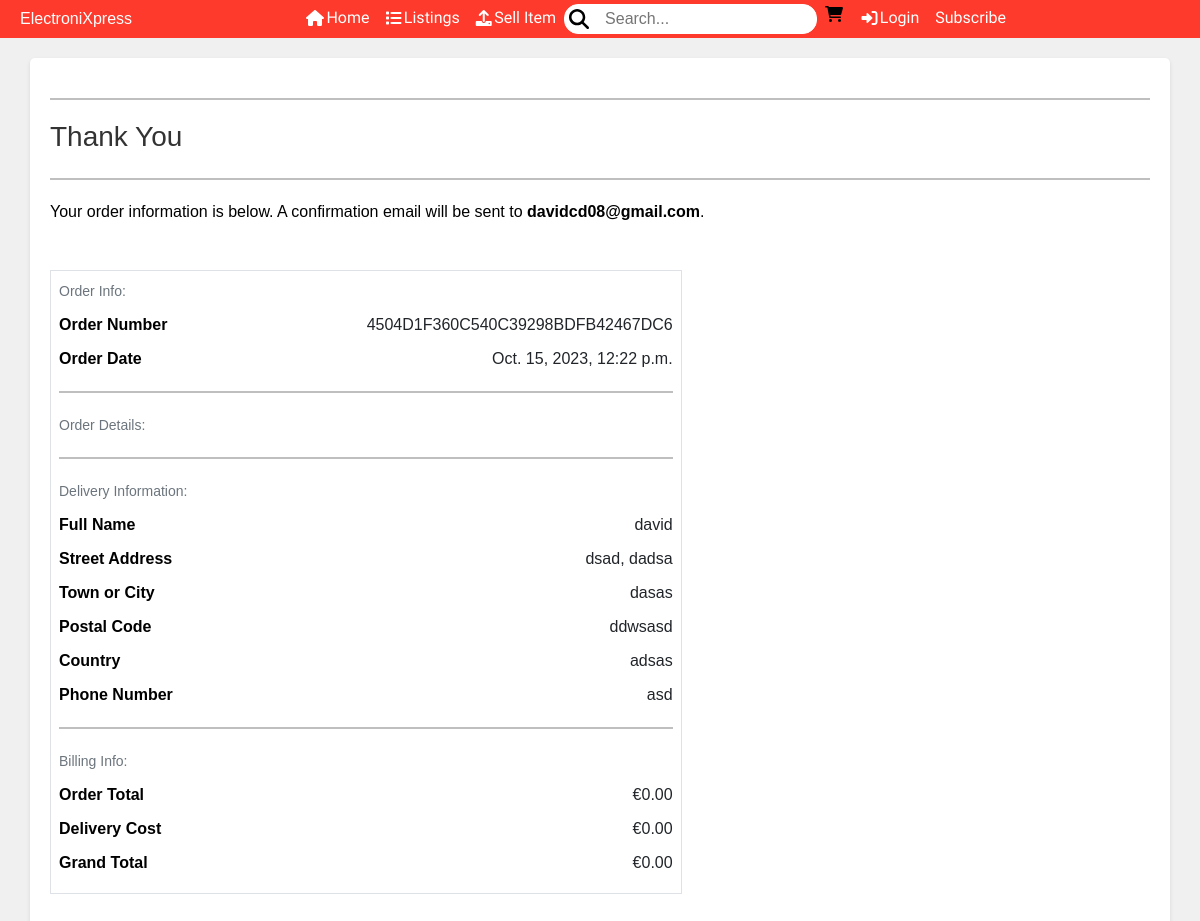
Screenshot of /checkout/success/4504D1F360C540C39298BDFB42467DC6 with the database file from the repository.
### checkout/models.py (models this page shows, shortened)
class Order(models.Model):
    order_number = models.CharField(max_length=32, null=False, editable=False)
    full_name = models.CharField(max_length=50, null=False, blank=False)
    email = models.EmailField(max_length=254, null=False, blank=False)
    phone_number = models.CharField(max_length=20, null=False, blank=False)
    user_profile = models.ForeignKey(
        UserProfile,
        on_delete=models.SET_NULL,
        null=True,
        blank=True,
        related_name="orders",
    )
    country = CountryField(blank_label="Country *", null=False, blank=False)
    postcode = models.CharField(max_length=20, null=True, blank=True)
    town_or_city = models.CharField(max_length=40, null=False, blank=False)
    street_address1 = models.CharField(max_length=80, null=False, blank=False)
    street_address2 = models.CharField(max_length=80, null=True, blank=True)
    county = models.CharField(max_length=80, null=True, blank=True)
    date = models.DateTimeField(auto_now_add=True)
    delivery_cost = models.DecimalField(
        max_digits=6, decimal_places=2, null=False, default=0
    )
    order_total = models.DecimalField(
        max_digits=10, decimal_places=2, null=False, default=0
    )
    grand_total = models.DecimalField(
        max_digits=10, decimal_places=2, null=False, default=0
    )
    original_bag = models.TextField(null=False, blank=False, default="")
    stripe_pid = models.CharField(
        max_length=254, null=False, blank=False, default="")

### checkout/views.py (the view, shortened to what this page needs)
# urls.py: path("success/<order_number>", views.checkout_success, name="success"),
def checkout_success(request, order_number):
    save_info = request.session.get("save_info")
    order = get_object_or_404(Order, order_number=order_number)
    messages.success(
        request,
        f"Order successfully processed! \
        Your order number is {order_number}. A confirmation \
        email will be sent to {order.email}.",
    )
    if "bag" in request.session:
        del request.session["bag"]
    template = "checkout/success.html"
    context = {
        "order": order,
    }
    return render(request, template, context)

### checkout/templates/checkout/success.html (shortened to what this page needs)
{% extends "base.html" %}
{% load static %}
{% load crispy_forms_tags %}
{% block content %}
<link rel="stylesheet" href="{% static 'css/success.css' %}" />
    <div class="container">
        <div class="row">
            <div class="col">
                <hr>
                <h2 class="logo-font mb-4">Thank You</h2>
                <hr>
                <p class="text-black">Your order information is below. A confirmation email will be sent to <strong>{{ order.email }}</strong>.</p>
            </div>
        </div>
        <div class="row">
            <div class="col-12 col-lg-7">
                <div class="order-confirmation-wrapper p-2 border">
                    <div class="row">
                        <div class="col">
                            <small class="text-muted">Order Info:</small>
                        </div>
                    </div>
                    <div class="row">
                        <div class="col-12 col-md-4">
                            <p class="mb-0 text-black font-weight-bold">Order Number</p>
                        </div>
                        <div class="col-12 col-md-8 text-md-right">
                            <p class="mb-0">{{ order.order_number }}</p>
                        </div>
                    </div>
                    <div class="row">
                        <div class="col-12 col-md-4">
                            <p class="mb-0 text-black font-weight-bold">Order Date</p>
                        </div>
                        <div class="col-12 col-md-8 text-md-right">
                            <p class="mb-0">{{ order.date }}</p>
                        </div>
                    </div>
                    <hr>
                    <div class="row">
                        <div class="col">
                            <small class="text-muted">Order Details:</small>
                        </div>
                    </div>
                    <hr>
                    <div class="row">
                        <div class="col">
                            <small class="text-muted">Delivery Information:</small>
                        </div>
                    </div>
                    <div class="row">
                        <div class="col-12 col-md-4">
                            <p class="mb-0 text-black font-weight-bold">Full Name</p>
                        </div>
                        <div class="col-12 col-md-8 text-md-right">
                            <p class="mb-0">{{ order.full_name }}</p>
                        </div>
                    </div>
                    <div class="row">
                        <div class="col-12 col-md-4">
                            <p class="mb-0 text-black font-weight-bold">Street Address</p>
                        </div>
                        <div class="col-12 col-md-8 text-md-right">
                            <p class="mb-0">{{ order.street_address1 }}{% if order.street_address2 %}, {{ order.street_address2 }}{% endif %}</p>
                        </div>
                    </div>
                    <div class="row">
                        <div class="col-12 col-md-4">
                            <p class="mb-0 text-black font-weight-bold">Town or City</p>
                        </div>
                        <div class="col-12 col-md-8 text-md-right">
                            <p class="mb-0">{{ order.town_or_city }}</p>
                        </div>
                    </div>
                    <div class="row">
                        <div class="col-12 col-md-4">
                            <p class="mb-0 text-black font-weight-bold">Postal Code</p>
                        </div>
                        <div class="col-12 col-md-8 text-md-right">
                            <p class="mb-0">{{ order.postcode }}</p>
                        </div>
                    </div>
                    <div class="row">
                        <div class="col-12 col-md-4">
                            <p class="mb-0 text-black font-weight-bold">Country</p>
                        </div>
                        <div class="col-12 col-md-8 text-md-right">
                            <p class="mb-0">{{ order.country }}</p>
                        </div>
                    </div>
                    <div class="row">
                        <div class="col-12 col-md-4">
                            <p class="mb-0 text-black font-weight-bold">Phone Number</p>
                        </div>
                        <div class="col-12 col-md-8 text-md-right">
                            <p class="mb-0">{{ order.phone_number }}</p>
                        </div>
                    </div>
                    <hr>
                    <div class="row">
                        <div class="col">
                            <small class="text-muted">Billing Info:</small>
                        </div>
                    </div>
                    <div class="row">
                        <div class="col-12 col-md-4">
                            <p class="mb-0 text-black font-weight-bold">Order Total</p>
                        </div>
                        <div class="col-12 col-md-8 text-md-right">
                            <p class="mb-0">€{{ order.order_total }}</p>
                        </div>
                    </div>
                    <div class="row">
                        <div class="col-12 col-md-4">
                            <p class="mb-0 text-black font-weight-bold">Delivery Cost</p>
                        </div>
                        <div class="col-12 col-md-8 text-md-right">
                            <p class="mb-0">€{{ order.delivery_cost }}</p>
                        </div>
                    </div>
                    <div class="row">
                        <div class="col-12 col-md-4">
                            <p class="mb-0 text-black font-weight-bold">Grand Total</p>
                        </div>
                        <div class="col-12 col-md-8 text-md-right">
                            <p class="mb-0">€{{ order.grand_total }}</p>
                        </div>
                    </div>
                </div>
            </div>
        </div>
    </div>
{% endblock %}

### static/css/success.css (style rules this page uses)
* { margin: 0; padding: 0; box-sizing: border-box; }
body { font-family: Arial, sans-serif; background-color: #f0f0f0; }
.container { background-color: #fff; border-radius: 5px; padding: 20px; margin-top: 20px; box-shadow: 0 2px 4px rgba(0, 0, 0, 0.1); }
hr { border: 1px solid #000; margin: 20px 0; }
.logo-font { font-size: 28px; color: #333; }
.text-black { color: #333; }
.order-confirmation-wrapper { border: 1px solid #ccc; padding: 10px; margin-top: 20px; }
.row { margin-bottom: 10px; }
.text-muted { color: #777; }
.text-md-right { text-align: right; }
.font-weight-bold { font-weight: bold; }

### rows the page displays
Order: email "davidcd08@gmail.com", order_number "4504D1F360C540C39298BDFB42467DC6", date "Oct. 15, 2023, 12:22 p.m.", full_name "david", street_address1 "dsad", street_address2 "dadsa", town_or_city "dasas", postcode "ddwsasd", country "adsas", phone_number "asd", order_total "0.00", delivery_cost "0.00", grand_total "0.00"
